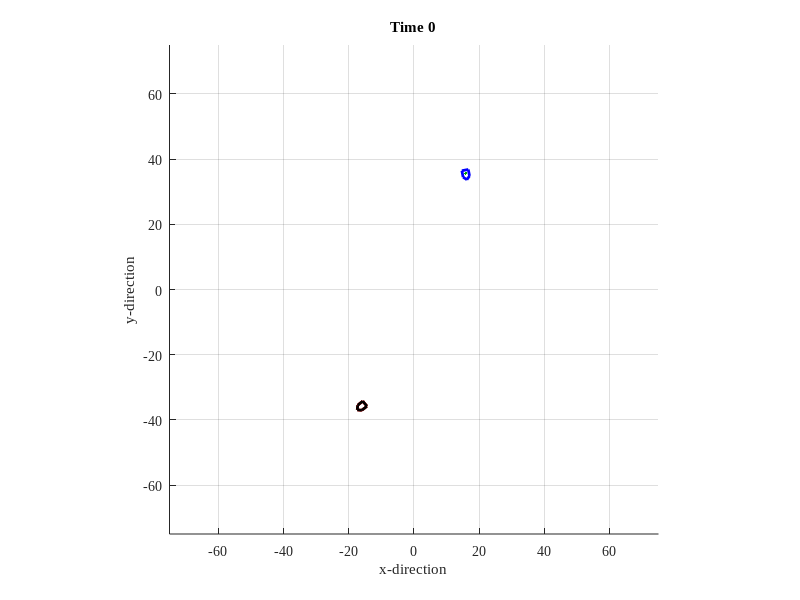

Here is the MATLAB script that generated this plot: (Note: this script raises an error after producing the figure.)
function []=MTRN4010_FuzzyCtrl_PSO_()
% fuzzy control
% sim car follow virtual target to target
% PSO optimized initial virtual target location
% objective is to minimise car pose error w.r.t. target

clc; clear all; close all; dbstop if error; warning off;
set(0,'defaultaxesfontname','times new roman');

field.range=50;
time.dt=1; time.T=500; 

[fig]=FigureNew(field);
[car]=CarNew(field); 
[car]=CarNow(car,time,0,0); 
[car]=CarShow(fig,car,0);
[target]=TargetNew(car);
carInit=car; [carInit]=CarShow(fig,carInit,0);
targetInit=target; [targetInit]=TargetShow(fig,target,0);

fis_vel=readfis('MTRN4010_vel.fis');
fis_ang=readfis('MTRN4010_ang.fis');

% define PSO
% you have to decide the number of generations, particles
% the inertia factor, random gain factors
PSO.XLB=5; PSO.XUB=15;
PSO.D=1; PSO.G=10; PSO.N=10;
PSO.w=abs(randn)/2; PSO.cp=2; PSO.cg=2; 
PSO.X=rand(PSO.D,PSO.N); 
PSO.X=PSO.XLB+PSO.X*(PSO.XUB-PSO.XLB);
PSO.Gbest=[]; PSO.gbest=realmax;
PSO.Pbest=PSO.X; PSO.pbest=realmax*ones(PSO.D,PSO.N);
PSO.V=zeros(PSO.D,PSO.N); 

% PSO iterations
for g=1:PSO.G,% generations
  disp(PSO.X);
  for n=1:PSO.N,% particles
    car=carInit; target=targetInit;
    ofs=PSO.X(1,n);% virtual target offset
    % simulate car
    for t=0:time.dt:time.T,
      [target]=TargetNow(t,time,target,ofs);
      [ds]=FindDistance(car,target);
      vel=evalfis(ds,fis_vel); vel=vel*2;
      [dq]=FindAngular(car,target);
      ang=evalfis(dq,fis_ang); ang=ang*2;
      [car]=CarNow(car,time,vel,ang);
    end;
    dx=car.x-target.x; dy=car.y-target.y;
    dq=car.q-target.q; dq=WrapToPi(dq);
    fit(n)=sqrt(dx^2+dy^2+dq^2);
    if fit(n)<PSO.gbest,% update gbest
      PSO.gbest=fit(n); PSO.Gbest=PSO.X(n);
    end;
    if fit(n)<PSO.pbest(n),% update pbest
      PSO.pbest(n)=fit(n); PSO.Pbest=PSO.X(n);
    end;
  end;
  % PSO vel update
  rp=rand(PSO.D,PSO.N); rg=rand(PSO.D,PSO.N);
  PSO.V=PSO.w*PSO.V+rp*PSO.cp.*(PSO.Pbest-PSO.X)+...
    rg*PSO.cg.*(repmat(PSO.Gbest,[1,PSO.N])-PSO.X);
  PSO.X=PSO.X+PSO.V; PSO.X=abs(PSO.X);
  % replace out-of-range particles
  z=find(PSO.X<PSO.XLB);
  PSO.X(z)=PSO.XLB+rand(PSO.D,length(z))*(PSO.XUB-PSO.XLB); 
  z=find(PSO.X>PSO.XUB);
  PSO.X(z)=PSO.XLB+rand(PSO.D,length(z))*(PSO.XUB-PSO.XLB); 
  disp(sprintf('Generation %d Gbest %5.3f gbest %8.6f',g,PSO.Gbest,PSO.gbest));
end;
% show optimized result
car=carInit; target=targetInit;
for t=0:time.dt:time.T,
  [target]=TargetNow(t,time,target,PSO.Gbest);
  [target]=TargetShow(fig,target,t);
  [ds]=FindDistance(car,target);
  vel=evalfis(ds,fis_vel); vel=vel*2;
  [dq]=FindAngular(car,target);
  ang=evalfis(dq,fis_ang); ang=ang*2;
  [car]=CarNow(car,time,vel,ang);
  [car]=CarShow(fig,car,t);
end;
CarAxes(car);


function [fig]=FigureNew(field)
fig.fig=figure('units','normalized','position',[0.3 0.2 0.4 0.5]);
axis(1.5*[-1 1 -1 1]*field.range); hold on; grid on; axis equal;
xlabel('x-direction'); ylabel('y-direction');
fig.ax=axis;

function [target]=TargetNew(car)
target.x=-car.x; target.y=-car.y;
target.q=WrapToPi(rand*2*pi);
target.x_=target.x; target.y_=target.y; 
target.q_=target.q;
target.shape=[ 2 0; 1 1; -1 1; -1 -1; 1 -1; 2 0]';
target.hdL.shape=plot(target.shape(1,:),target.shape(2,:),...
  'color','r','linewidth',2);
target.hdL.shape_=plot(target.shape(1,:),target.shape(2,:),...
  'color','k','linewidth',2);
Rz=[  cos(target.q) -sin(target.q); 
      sin(target.q)  cos(target.q)];
shape=Rz*target.shape+repmat([target.x;target.y],1,6);
set(target.hdL.shape,'xdata',shape(1,:),'ydata',shape(2,:)); 
set(target.hdL.shape_,'xdata',shape(1,:),'ydata',shape(2,:)); 

function [target]=TargetNow(t,time,target,ofs)
ds=50*(1-t/time.T)^3; ds=ds*ofs;
target.x=target.x_-ds*cos(target.q);
target.y=target.y_-ds*sin(target.q);

function [target]=TargetShow(fig,target,t)
Rz=[  cos(target.q) -sin(target.q); 
      sin(target.q)  cos(target.q)];
shape=Rz*target.shape+repmat([target.x;target.y],1,6);
set(target.hdL.shape_,'xdata',shape(1,:),'ydata',shape(2,:)); 
axis(fig.ax); title(sprintf('Time %d',t)); drawnow;

function [ds]=FindDistance(car,target)
dx=target.x-car.x;
dy=target.y-car.y;
ds=sqrt(dx^2+dy^2);

function [dq]=FindAngular(car,target)
dx=target.x-car.x;
dy=target.y-car.y;
q=atan2(dy,dx)-car.q;
dq=WrapToPi(q);

function [q]=WrapToPi(q)
while q<pi,
  q=q+2*pi;
end;
while q>pi,
  q=q-2*pi;
end;

function [car]=CarNew(field)
car.x=(rand-0.5)*field.range*2; 
car.y=(rand-0.5)*field.range*2; 
car.q=WrapToPi(randn*pi);
car.trace=[car.x; car.y; car.q];
car.shape=[ 2 0; 1 1; -1 1; -1 -1; 1 -1; 2 0]';
car.hdL.shape=plot(car.shape(1,:),car.shape(2,:),'color','b','linewidth',2);
car.hdL.trace=plot(car.trace(1,:),car.trace(2,:),'color',[0 0.66 0]);

function [car]=CarNow(car,time,v,w)
car.x=car.x+time.dt*v*cos(car.q);
car.y=car.y+time.dt*v*sin(car.q);
car.q=car.q+time.dt*w;
car.trace(:,end+1)=[car.x; car.y; car.q];

function [car]=CarShow(fig,car,t)
Rz=[  cos(car.q) -sin(car.q); 
      sin(car.q)  cos(car.q)];
shape=Rz*car.shape+repmat([car.x;car.y],1,6);
set(car.hdL.shape,'xdata',shape(1,:),'ydata',shape(2,:)); 
set(car.hdL.trace,'xdata',car.trace(1,:),'ydata',car.trace(2,:));
axis(fig.ax); title(sprintf('Time %d',t)); drawnow;

function []=CarAxes(car)
miX=min(car.trace(1,:));
mxX=max(car.trace(1,:));
miY=min(car.trace(2,:));
mxY=max(car.trace(2,:));
axis([miX mxX miY mxY]+[-1 1 -1 1]*2); axis equal;

